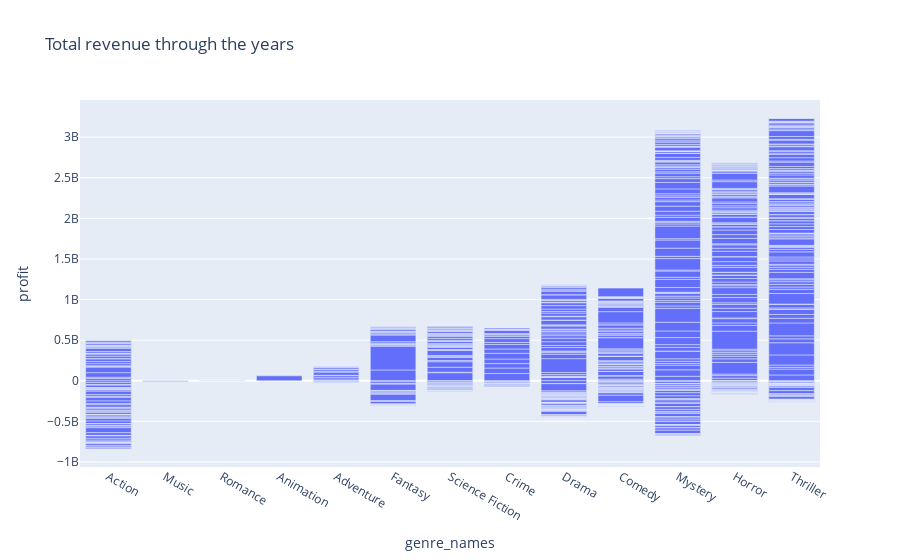

Notebook source saved alongside this figure:
### Code cell
viz.img4(merged_df)

### Figure 1 — Plotly figure (JSON) as saved in the notebook; plotly's stock layout.template omitted (floating-point values rounded to 4 significant figures; data arrays with more than 128 entries replaced by an {"elided": "..."} marker saying what was removed)
{"data": [{"alignmentgroup": "True", "customdata": {"elided": "894x1 str values"}, "hovertemplate": "genre_names=%{x}<br>profit=%{y}<br>title=%{customdata[0]}<extra></extra>", "legendgroup": "", "marker": {"color": "#636efa", "pattern": {"shape": ""}}, "name": "", "offsetgroup": "", "orientation": "v", "showlegend": false, "textposition": "auto", "type": "bar", "x": {"elided": "894 str values"}, "xaxis": "x", "y": {"elided": "894 float values"}, "yaxis": "y"}], "layout": {"barmode": "relative", "legend": {"tracegroupgap": 0}, "title": {"text": "Total revenue through the years"}, "xaxis": {"anchor": "y", "categoryorder": "total ascending", "domain": [0, 1], "title": {"text": "genre_names"}}, "yaxis": {"anchor": "x", "domain": [0, 1], "title": {"text": "profit"}}}}
